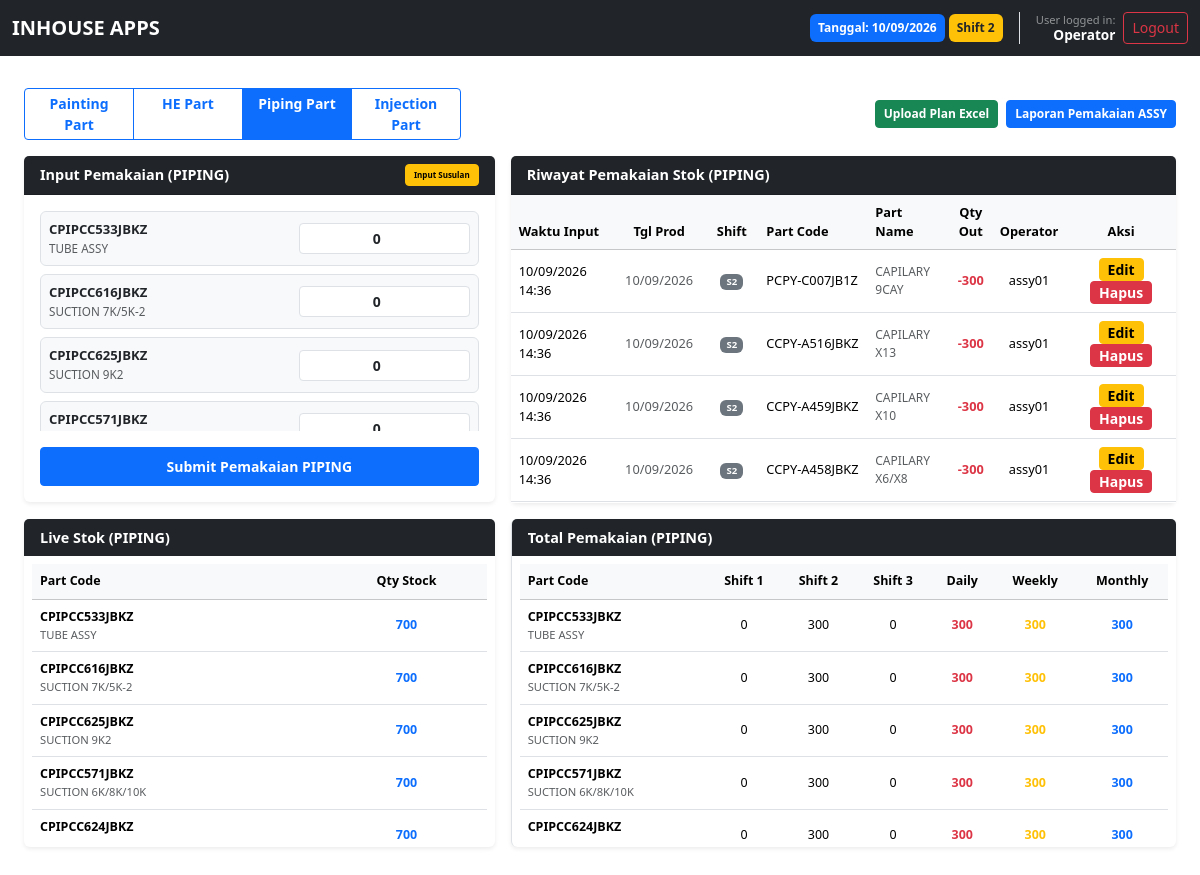
Page /index.php?page=assy&area=PIPING on the committed database.
### tables this page shows
CREATE TABLE `stock_transactions` (
  `id` int(11) NOT NULL,
  `user_id` int(11) NOT NULL,
  `role` enum('ASSY','CMC','HEPI','PAINTING','PRESS','INJECTION') NOT NULL,
  `part_code` varchar(50) NOT NULL,
  `source_table` enum('stok_injection','stok_pp','stok_he','stok_piping') NOT NULL,
  `transaction_type` enum('IN','OUT') NOT NULL,
  `qty` int(11) NOT NULL,
  `shift` int(11) DEFAULT NULL,
  `production_date` date DEFAULT NULL,
  `created_at` timestamp NOT NULL DEFAULT current_timestamp()
);

CREATE TABLE `users` (
  `id` int(11) NOT NULL,
  `username` varchar(50) NOT NULL,
  `password` varchar(255) NOT NULL,
  `role` enum('ASSY','CMC','HEPI','PAINTING','PRESS','INJECTION') NOT NULL,
  `created_at` timestamp NOT NULL DEFAULT current_timestamp()
);

### page/assy.php (the view, shortened to what the rows shown need)
<?php
$parts_paint = [
    ['code' => 'GCAB-A646JBPZ', 'name' => 'Top Table'],
    ['code' => 'GCAB-A767JBPZ', 'name' => 'Front Panel'],
    ['code' => 'LCHS-A800JBPZ', 'name' => 'Base Pan'],
    ['code' => 'PPLT-B282JBPZ', 'name' => 'Side Cover R']
];
$parts_he = [
    ['code' => 'PEVA-B161JBPZ', 'name' => 'Evaporator'],
    ['code' => 'DCON-B070JBEZ', 'name' => 'Condensor SR Normal'],
    ['code' => 'DCON-B105JBEZ', 'name' => 'Condensor DR Normal'],
    ['code' => 'DCON-B074JBEZ', 'name' => 'Condensor SR Inverter'],
    ['code' => 'DCON-B075JBEZ', 'name' => 'Condensor DR Inverter']
];
$parts_piping = [
    ['code' => 'CPIPCC533JBKZ', 'name' => 'TUBE ASSY'],
    ['code' => 'CPIPCC616JBKZ', 'name' => 'SUCTION 7K/5K-2'],
    ['code' => 'CPIPCC625JBKZ', 'name' => 'SUCTION 9K2'],
    ['code' => 'CPIPCC571JBKZ', 'name' => 'SUCTION 6K/8K/10K'],
    ['code' => 'CPIPCC624JBKZ', 'name' => 'SUCTION MUFFLER 13K'],
    ['code' => 'CPIPCK426JBKZ', 'name' => 'SUCTION 9CAY'],
    ['code' => 'CCYC-F289JBKZ', 'name' => 'DISCHARGE 5K2'],
    ['code' => 'CCYC-F091JBKZ', 'name' => 'DISCHARGE 7K'],
    ['code' => 'CCYC-F255JBKZ', 'name' => 'DISCHARGE 9K2'],
    ['code' => 'CPIPCC572JBKZ', 'name' => 'DISCHARGE 6K & 8K'],
    ['code' => 'CPIPCC561JBKZ', 'name' => 'DISCHARGE 10K'],
    ['code' => 'CPIPCC623JBKZ', 'name' => 'DISCHARGE 13K'],
    ['code' => 'CCYC-F311JBKZ', 'name' => 'DISCHARGE 9CAY'],
    ['code' => 'CCPY-A455JBKZ', 'name' => 'CAPILARY 5K'],
    ['code' => 'CCPY-A456JBKZ', 'name' => 'CAPILARY 7K'],
    ['code' => 'CCPY-A457JBKZ', 'name' => 'CAPILARY 9K'],
    ['code' => 'CCPY-A458JBKZ', 'name' => 'CAPILARY X6/X8'],
    ['code' => 'CCPY-A459JBKZ', 'name' => 'CAPILARY X10'],
    ['code' => 'CCPY-A516JBKZ', 'name' => 'CAPILARY X13'],
    ['code' => 'PCPY-C007JB1Z', 'name' => 'CAPILARY 9CAY']
];
$parts_injection = [
    ['code' => 'GGADPA056JBFA', 'name' => 'Fan Guard', 'area' => 'AC'],
    ['code' => 'GWAK-A517JBFA', 'name' => 'Front Panel', 'area' => 'AC'],
    ['code' => 'GWAK-A517JBFB', 'name' => 'Front Panel Black', 'area' => 'AC'],
    ['code' => 'GWAK-A520JBFA', 'name' => 'Front Panel PCI', 'area' => 'AC'],
    ['code' => 'GWAK-A544JBFC', 'name' => 'Front Panel DEY', 'area' => 'AC'],
    ['code' => 'LCHS-A801JBFA', 'name' => 'Cabinet', 'area' => 'AC'],
    ['code' => 'LCHS-A801JBFC', 'name' => 'Cabinet DEY', 'area' => 'AC']
];
$selectedArea  = $_GET['area'] ?? 'PAINTING';
switch ($selectedArea) {
    case 'PIPING':
        $targetTable   = 'stok_piping';
        break;
}
$queryHistory = "SELECT t.*, u.username
                 FROM stock_transactions t
                 LEFT JOIN users u ON t.user_id = u.id
                 WHERE t.source_table = :source_table AND t.transaction_type = 'OUT'
                 ORDER BY t.id DESC LIMIT 20";
$stmtHistory = $pdo->prepare($queryHistory);
$stmtHistory->execute([':source_table' => $targetTable]);
$histories   = $stmtHistory->fetchAll();
$all_parts = array_merge($parts_paint, $parts_he, $parts_piping, $parts_injection);
$partNameMap = [];
foreach ($all_parts as $p) {
    $partNameMap[$p['code']] = $p['name'];
}
?>
<div class="container-fluid py-3 px-4">
    <div class="row g-3 mb-3">
        <div class="col-lg-7 col-md-12">
            <div class="card shadow-sm border-0">
                <div class="card-body p-0">
                    <div class="table-responsive" style="max-height: 308px; overflow-y: auto;">
                        <table class="table table-hover align-middle text-center mb-0" style="font-size: 0.8rem;">
                            <thead class="table-light sticky-top">
                                <tr>
                                    <th style="width: 120px;" class="text-start">Waktu Input</th>
                                    <th style="width: 100px;">Tgl Prod</th>
                                    <th style="width: 60px;">Shift</th>
                                    <th class="text-start">Part Code</th>
                                    <th class="text-start">Part Name</th>
                                    <th>Qty Out</th>
                                    <th>Operator</th>
                                    <th style="width: 140px;">Aksi</th>
                                </tr>
                            </thead>
                            <tbody>
                                <?php if (count($histories) > 0): ?>
                                    <?php foreach ($histories as $tr):
                                        $pName = $partNameMap[$tr['part_code']] ?? '-';
                                    ?>
                                        <tr>
                                            <td class="text-start">
                                                <?= date('d/m/Y H:i', strtotime($tr['created_at'])) ?>
                                            </td>
                                            <td class="text-muted">
                                                <?= date('d/m/Y', strtotime($tr['production_date'])) ?>
                                            </td>
                                            <td><span class="badge bg-secondary">S<?= $tr['shift'] ?? '-' ?></span></td>
                                            <td class="text-start"><?= htmlspecialchars($tr['part_code']) ?></td>
                                            <td class="text-start text-muted" style="font-size: 0.75rem;"><?= htmlspecialchars($pName) ?></td>
                                            <td class="text-danger fw-bold">-<?= number_format($tr['qty']) ?></td>
                                            <td><?= htmlspecialchars($tr['username'] ?? 'User') ?></td>
                                            <td>
                                                <button class="btn btn-warning btn-sm py-0 px-2 fw-bold" data-bs-toggle="modal" data-bs-target="#editModal<?= $tr['id'] ?>">
                                                    Edit
                                                </button>
                                                <button class="btn btn-danger btn-sm py-0 px-2 fw-bold" data-bs-toggle="modal" data-bs-target="#deleteModal<?= $tr['id'] ?>">
                                                    Hapus
                                                </button>
                                            </td>
                                        </tr>
                                    <?php endforeach; ?>
                                <?php else: ?>
                                    <tr>
                                        <td colspan="8" class="text-muted py-4">Belum ada riwayat pemakaian untuk Area <?= $selectedArea ?>.</td>
                                    </tr>
                                <?php endif; ?>
                            </tbody>
                        </table>
                    </div>
                </div>
            </div>
        </div>
    </div>
    <div class="row g-3 mb-3">
        <div class="col-md-5">
            <div class="card shadow-sm border-0 h-100">
                <div class="card-body p-2">
                    <div class="table-responsive" style="max-height: 275px; overflow-y: auto;">
                        <table class="table table-hover align-middle text-center mb-0" style="font-size: 0.78rem;">
                            <thead class="table-light sticky-top">
                                <tr>
                                    <th class="text-start">Part Code</th>
                                    <th>Qty Stock</th>
                                </tr>
                            </thead>
                        </table>
                    </div>
                </div>
            </div>
        </div>
        <div class="col-md-7">
            <div class="card shadow-sm border-0 border-start h-100">
                <div class="card-body p-2">
                    <div class="table-responsive" style="max-height: 275px; overflow-y: auto;">
                        <table class="table table-hover align-middle text-center mb-0" style="font-size: 0.78rem;">
                            <thead class="table-light sticky-top">
                                <tr>
                                    <th class="text-start">Part Code</th>
                                    <th>Shift 1</th>
                                    <th>Shift 2</th>
                                    <th>Shift 3</th>
                                    <th>Daily</th>
                                    <th>Weekly</th>
                                    <th>Monthly</th>
                                </tr>
                            </thead>
                        </table>
                    </div>
                </div>
            </div>
        </div>
    </div>
</div>

### rows in the picture
stock_transactions: created_at "10/09/2026 14:36", production_date "10/09/2026", shift "2", part_code "PCPY-C007JB1Z", part_code "CAPILARY 9CAY", qty "300", user.username "assy01"
stock_transactions: created_at "10/09/2026 14:36", production_date "10/09/2026", shift "2", part_code "CCPY-A516JBKZ", part_code "CAPILARY X13", qty "300", user.username "assy01"
stock_transactions: created_at "10/09/2026 14:36", production_date "10/09/2026", shift "2", part_code "CCPY-A459JBKZ", part_code "CAPILARY X10", qty "300", user.username "assy01"
stock_transactions: created_at "10/09/2026 14:36", production_date "10/09/2026", shift "2", part_code "CCPY-A458JBKZ", part_code "CAPILARY X6/X8", qty "300", user.username "assy01"

### other values in the picture
$productionDateDisplay "10/09/2026"
$currentShift "2"
$_SESSION['username'] "Operator"
$selectedArea "PIPING"
$part['code'] "CPIPCC533JBKZ"
$part['name'] "TUBE ASSY"
$part['code'] "CPIPCC616JBKZ"
$part['name'] "SUCTION 7K/5K-2"
$part['code'] "CPIPCC625JBKZ"
$part['name'] "SUCTION 9K2"
$part['code'] "CPIPCC571JBKZ"
$c "CPIPCC533JBKZ"
$p['name'] "TUBE ASSY"
$stok "700"
$c "CPIPCC616JBKZ"
